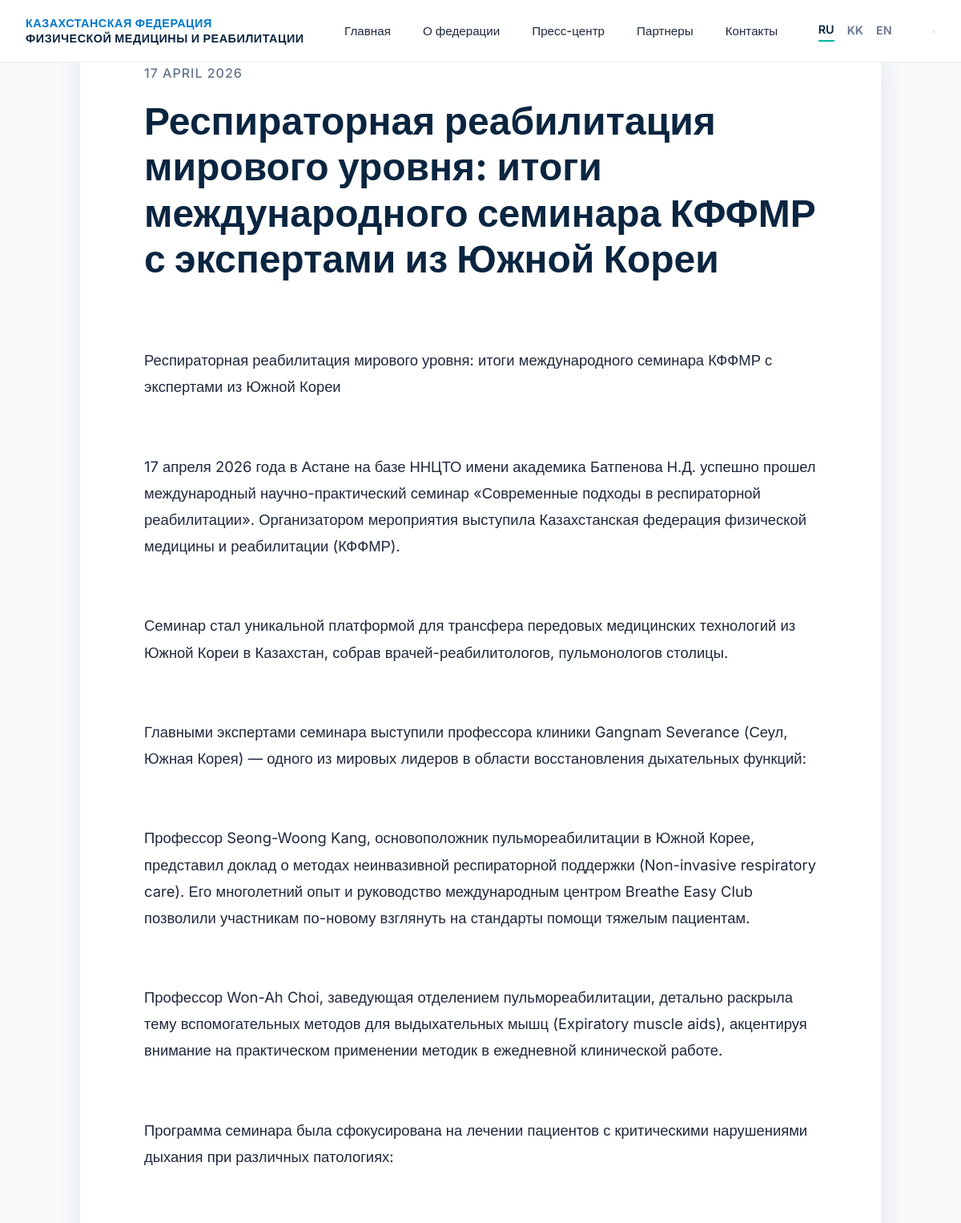
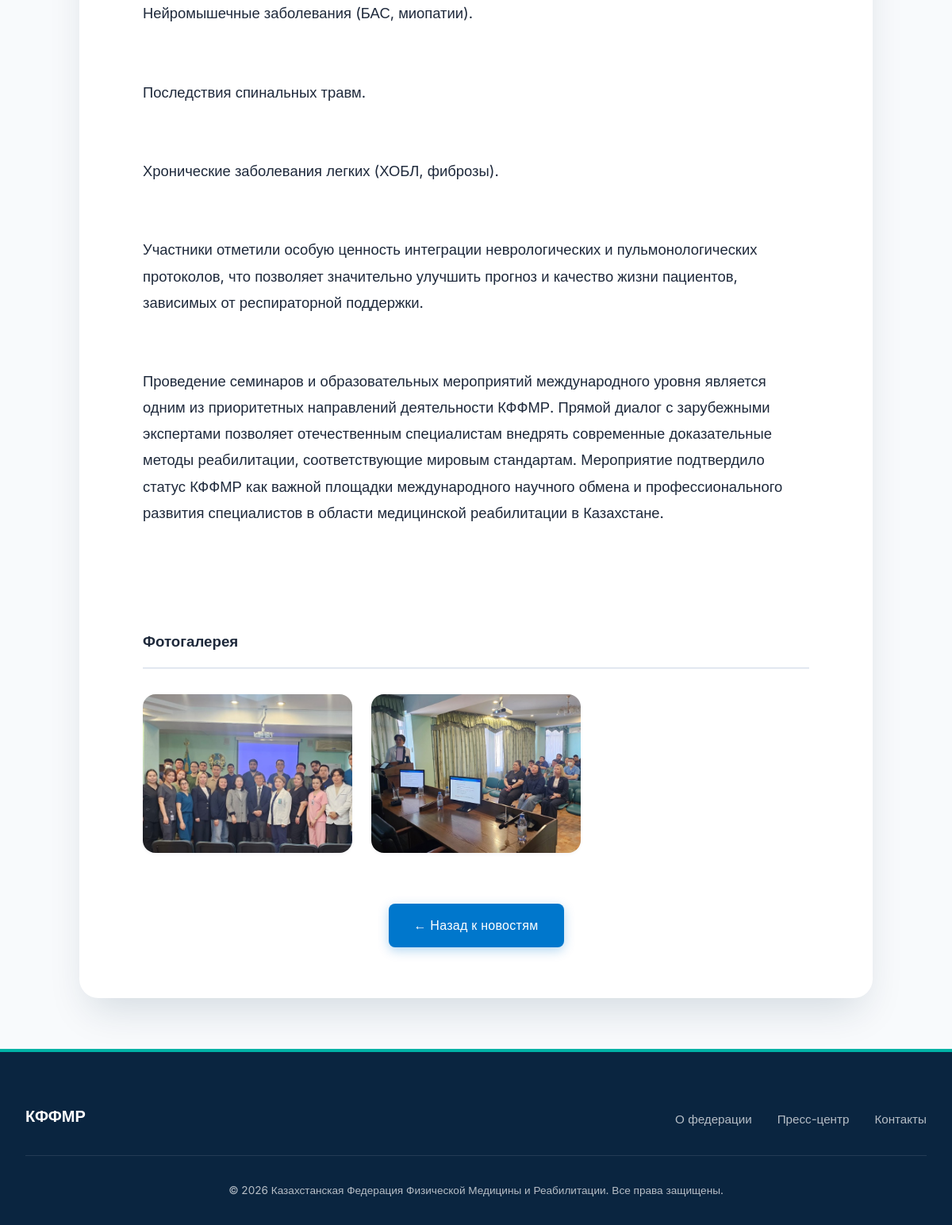
Screenshot of /news/4/ with the database file from the repository (2 pictures, top to bottom).
### landing/models.py (models this page shows, shortened)
class PressRelease(models.Model):
    title = models.CharField(max_length=500, verbose_name="Заголовок")
    date = models.DateField(default=timezone.now, verbose_name="Дата")
    content = models.TextField(verbose_name="Текст пресс-релиза")
    class Meta:
        verbose_name = "Пресс-релиз"
        verbose_name_plural = "Пресс-релизы"
        ordering = ['-date']

class PressReleaseImage(models.Model):
    press_release = models.ForeignKey(PressRelease, related_name='images', on_delete=models.CASCADE, verbose_name="Пресс-релиз")
    image = models.ImageField(upload_to='news_images/', verbose_name="Фотография")
    class Meta:
        verbose_name = "Фотография пресс-релиза"
        verbose_name_plural = "Фотографии пресс-релиза"

### landing/views.py (the view)
# urls.py: path('news/<int:pk>/', views.news_detail, name='news_detail'),
def news_detail(request, pk):
    news_item = get_object_or_404(PressRelease, pk=pk)
    return render(request, 'landing/news_detail.html', {'news_item': news_item})

### landing/templates/landing/news_detail.html
{% extends 'landing/base.html' %}
{% block content %}
<main class="container">
    <article class="article-detail">
        <header class="article-header">
            <div class="news-date" style="font-size: 1rem; margin-bottom: 1rem;">{{ news_item.date|date:"d E Y" }}</div>
            <h1 class="article-title">{{ news_item.title }}</h1>
        </header>
        <div class="article-content">
{{ news_item.content|linebreaks }}
        </div>
        {% if news_item.images.exists %}
        <div class="news-gallery">
            <h3 style="margin-bottom: 2rem; border-bottom: 2px solid var(--border); padding-bottom: 1rem;">Фотогалерея</h3>
            <div class="gallery-grid">
                {% for img in news_item.images.all %}
                <img src="{{ img.image.url }}" alt="Фото с мероприятия" class="gallery-img">
                {% endfor %}
            </div>
        </div>
        {% endif %}
        <div style="margin-top: 4rem; text-align: center;">
            <a href="{% url 'news_list' %}" class="btn btn-primary">&larr; Назад к новостям</a>
        </div>
    </article>
</main>
{% endblock %}

### landing/static/css/style.css (style rules this page uses)
:root { --primary: #0A2540; --primary-light: #1A3F66; --secondary: #0077CC; --accent: #00B3A6; --background: #F8FAFC; --surface: #FFFFFF; --text-main: #1E293B; --text-muted: #64748B; --border: #E2E8F0; --shadow-sm: 0 2px 4px rgba(10, 37, 64, 0.04); --shadow-md: 0 10px 25px -5px rgba(10, 37, 64, 0.08); --shadow-lg: 0 25px 50px -12px rgba(10, 37, 64, 0.15); --radius-sm: 8px; --radius-md: 16px; --radius-lg: 24px; --transition: all 0.4s cubic-bezier(0.16, 1, 0.3, 1); }
* { margin: 0; padding: 0; box-sizing: border-box; }
body { font-family: 'Inter', sans-serif; background-color: var(--background); color: var(--text-main); line-height: 1.7; display: flex; flex-direction: column; min-height: 100vh; -webkit-font-smoothing: antialiased; }
a { text-decoration: none; color: inherit; }
.container { max-width: 1280px; margin: 0 auto; padding: 0 2rem; }
body { top: 0 !important; }
.btn { display: inline-flex; align-items: center; justify-content: center; padding: 0.875rem 2rem; border-radius: var(--radius-sm); font-weight: 500; font-size: 1rem; text-align: center; cursor: pointer; transition: var(--transition); border: none; letter-spacing: 0.3px; }
.btn-primary { background: var(--secondary); color: white; box-shadow: 0 4px 14px rgba(0, 119, 204, 0.3); }
.news-gallery { margin-top: 4rem; }
.gallery-grid { display: grid; grid-template-columns: repeat(auto-fill, minmax(250px, 1fr)); gap: 1.5rem; }
.gallery-img { width: 100%; height: 200px; object-fit: cover; border-radius: var(--radius-md); box-shadow: var(--shadow-sm); transition: var(--transition); cursor: pointer; }
.news-date { font-size: 0.85rem; color: var(--text-muted); font-weight: 500; margin-bottom: 1rem; text-transform: uppercase; letter-spacing: 1px; }
.article-detail { background: var(--surface); border-radius: var(--radius-lg); padding: 4rem 5rem; margin: -4rem auto 4rem; max-width: 1000px; box-shadow: var(--shadow-lg); position: relative; z-index: 10; }
.article-header { margin-bottom: 3rem; }
.article-title { font-size: 3rem; font-weight: 700; line-height: 1.2; color: var(--primary); margin-top: 1rem; }
.article-content { font-size: 1.15rem; color: var(--text-main); white-space: pre-wrap; line-height: 1.8; }

### rows the page displays
PressRelease: date "17 APRIL 2026", title "Респираторная реабилитация мирового уровня: итоги международного семинара КФФМР с экспертами из Южной Кореи", content "Респираторная реабилитация мирового уровня: итоги международного семинара КФФМР с экспертами из Южной Кореи 17 апреля 2026 года в Астане на базе ННЦТО имени академика Батпенова Н.Д. успешно прошел международный научно-практический семинар «Современные подходы в респираторной реабилитации». Организатором мероприятия выступила Казахстанская федерация физической медицины и реабилитации (КФФМР). Семинар стал уникальной платформой для трансфера передовых медицинских технологий из Южной Кореи в Казахстан, собрав врачей-реабилитологов, пульмонологов столицы. Главными экспертами семинара выступили профессора клиники Gangnam Severance (Сеул, Южная Корея) — одного из мировых лидеров в области…"
PressReleaseImage: image (picture)
PressReleaseImage: image (picture)
